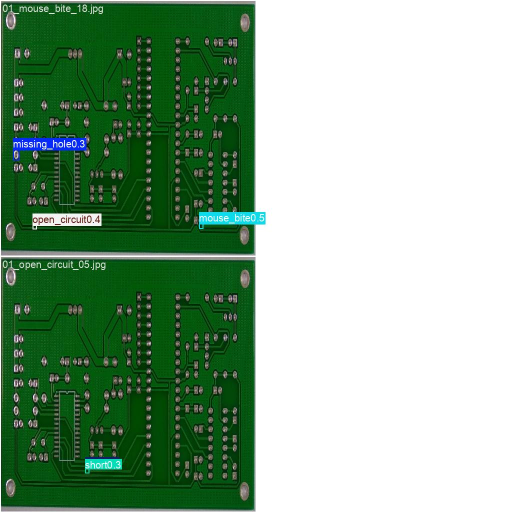
#> input picture Student3-Defect Detection/runs/rtdetr-l_pcb_test/val_batch2_pred.jpg, 1024 x 1024 px (shown at 1/2 size)
$ python run_pipeline_test.py 'Student3-Defect Detection/runs/rtdetr-l_pcb_test/val_batch2_pred.jpg'
#> lines starting #> are read from the running program, lines starting #| are printed output that depends on the picture; after the words box and inside, x2 and y2 are one past the last pixel; in counts of white or black regions, pixels touching at a corner belong together
### image_pipeline.py
#!/usr/bin/env python3
"""
image_pipeline.py
=================
Shared, in-memory PCB inspection pipeline for the Image-Processing project.

This module is the SINGLE SOURCE OF TRUTH for the Student 1 -> Student 2 chain
so that Student 3 can call one import and get results back in memory.

IMPORTANT DESIGN RULE
---------------------
Every function here returns its result IN MEMORY (numpy arrays / bytes) and
performs NO permanent file writes. Writing results to disk is intentionally
deferred to Student 3's final output step.

Flow (each step returns its result to the caller):
    Student 1 : preprocess_image(img)           array  -> preprocessed array
                preprocess_from_bytes(bytes)    bytes  -> preprocessed array
                preprocess_video_bytes(bytes)   video  -> preprocessed video bytes
                student1_validate(img)          (valid, message) via Student 1's
                                                validate_pcb_image (new in notebook)
    Student 2 : align_image(img)                array  -> aligned array
    Wired     : process_image_array / process_image_bytes / process_video_bytes
                (Student 1 -> Student 2, all in-memory)
    Folder    : process_from_folder(cls, filename) reads Preprocessed_Dataset
                (Student 1's output folder) and returns the aligned array.

Usage from Student 2 / Student 3 notebooks:
    from image_pipeline import (
        process_image_array, process_image_bytes, process_video_bytes,
        process_from_folder, align_image, preprocess_image,
        student2_from_student1_array, student2_from_student1_bytes,
        student2_from_student1_video, student1_validate,
    )
"""

import ast
import contextlib
import io
import json
import os
import tempfile
from pathlib import Path

import cv2
import numpy as np

# --------------------------------------------------------------------------- #
# Configuration
# --------------------------------------------------------------------------- #
ROOT = Path(__file__).resolve().parent

ALIGN_TARGET = 1280                # longest side of the aligned output.
#   640 shrinks a ~70 px PCB defect to ~15 px, which is below what a detector
#   can reliably find. 1280 keeps defects at ~30 px. The detector is TRAINED at
#   this same value - change it here and the training set must be rebuilt.
PREPROCESSED_DIR = ROOT / "Preprocessed_Dataset"   # Student 1 output folder
CLEAN_DIR = ROOT / "Clean_Dataset"                 # Student 1 input folder
RAW_ROTATION_DIR = ROOT / "PCB_DATASET" / "rotation"

_JPG_QUALITY = 95                  # JPEG encode quality for byte outputs
_VIDEO_FOURCC = "mp4v"             # MP4 codec for video outputs


# --------------------------------------------------------------------------- #
# Student 1 : preprocessing (in-memory)
# --------------------------------------------------------------------------- #
# [107 lines left out: functions preprocess_image, preprocess_from_bytes, preprocess_video_bytes, not called in this run]


# --------------------------------------------------------------------------- #
# Student 2 : alignment & calibration (in-memory)
# --------------------------------------------------------------------------- #
def _largest_contour(binary_mask):
    """Return the largest external contour of a binary mask (or ``None``)."""
    contours, _ = cv2.findContours(binary_mask, cv2.RETR_EXTERNAL,
                                   cv2.CHAIN_APPROX_SIMPLE)
    if not contours:
        return None
    return max(contours, key=cv2.contourArea)


# [20 lines left out: function _clipped_board_corners, not called in this run]


def _four_corner_contour(binary_mask, image_shape):
    """
    Detect the largest external contour in `binary_mask` and approximate it to
    exactly 4 corners (the Otsu corner-detection core used by
    :func:`board_corners_threshold`).

    Returns ``(corners_4x2 float32, coverage)`` or ``(None, coverage)`` where
    coverage is the contour area as a fraction of the image, so callers can
    tell a real board from a mask that has merged with the outer frame.
    """
    largest = _largest_contour(binary_mask)
    if largest is None:
        return None, 0.0

    area = cv2.contourArea(largest) / (image_shape[0] * image_shape[1])
    perim = cv2.arcLength(largest, True)

    # Try a few epsilon factors to get exactly 4 corners
    for eps_factor in (0.02, 0.01, 0.03, 0.04):
        approx = cv2.approxPolyDP(largest, eps_factor * perim, True)
        if len(approx) == 4:
            return approx.reshape(4, 2).astype("float32"), area

    return _clipped_board_corners(binary_mask, image_shape)


def _looks_like_border_quad(corners, height, width, tol_frac=0.03):
    """
    True when `corners` (4 points) describe an axis-aligned rectangle that
    hugs the image border — i.e. the OUTER FRAME / border ring of the crop
    rather than the board. Aligning to such a rectangle is a no-op, which is
    exactly the symptom of a crop that carries the conveyor/desk border.

    Detection is order-independent: the points are checked against the four
    corners of their own bounding box, so a shape like
    (11,11) (11,540) (540,540) (540,11) matches, while a tilted board quad
    such as (28,10) (10,471) (475,501) (501,43) does not.
    """
    if corners is None:
        return False
    pts = np.asarray(corners, dtype=np.float32)
    xmin, xmax = float(pts[:, 0].min()), float(pts[:, 0].max())
    ymin, ymax = float(pts[:, 1].min()), float(pts[:, 1].max())
    tol = max(6, int(round(tol_frac * min(height, width))))
    for tx, ty in ((xmin, ymin), (xmax, ymin), (xmax, ymax), (xmin, ymax)):
        if np.min(np.abs(pts[:, 0] - tx) + np.abs(pts[:, 1] - ty)) > tol:
            return False
    return True


def _has_outer_ring(img, dark_thr=60, min_frac=0.005):
    """
    True when the image carries a substantial DARK border line: a connected
    dark component that touches the image border and covers at least
    ``min_frac`` of the frame. Black/grey conveyor and desk borders show up
    here; a bare white background or a board that merely reaches the frame
    edge does not, so this never fires on the rotation dataset.
    """
    gray = cv2.cvtColor(img, cv2.COLOR_BGR2GRAY)
    dark = (gray < dark_thr).astype(np.uint8)
    n, labels = cv2.connectedComponents(dark)
    if n <= 1:
        return False
    h, w = gray.shape
    border_labels = (set(labels[0, :]) | set(labels[-1, :])
                     | set(labels[:, 0]) | set(labels[:, -1]))
    border_labels.discard(0)
    if not border_labels:
        return False
    total = h * w
    return any(int(np.sum(labels == lab)) >= min_frac * total
               for lab in border_labels)


# [79 lines left out: functions rectify_frame, _saturation_mask, not called in this run]


def _green_mask(img, h_lo=40, h_hi=90, sat_min=60, val_min=40):
    """
    Green-hue board mask, the last-resort fallback for corner detection.

    The saturation mask only separates board from background by chroma, so a
    dark surround that carries enough colour noise (a phone shot of a board on
    a light box: the black frame sits at S ~ 39, just above SAT = 30) can merge
    with the board into one frame-hugging blob. Gating on the green hue band
    the PCB itself occupies separates the two — the black frame sits at S ~ 39
    (below ``sat_min``) and the paper near zero chroma, while the board is
    H 40-90 at S 60+. Same morphology as :func:`_saturation_mask`.
    """
    hsv = cv2.cvtColor(img, cv2.COLOR_BGR2HSV)
    h, s, v = hsv[:, :, 0], hsv[:, :, 1], hsv[:, :, 2]
    mask = ((h >= h_lo) & (h <= h_hi) & (s > sat_min) & (v > val_min)).astype(np.uint8) * 255
    mask = cv2.morphologyEx(
        mask, cv2.MORPH_CLOSE,
        cv2.getStructuringElement(cv2.MORPH_ELLIPSE, (15, 15)), iterations=3,
    )
    mask = cv2.morphologyEx(
        mask, cv2.MORPH_OPEN,
        cv2.getStructuringElement(cv2.MORPH_ELLIPSE, (7, 7)),
    )
    return mask


# [32 lines left out: function find_boards, not called in this run]


def board_corners_threshold(img):
    """
    Detect the 4 corner points of the PCB board using Otsu thresholding.
    The board is separated from the background by brightness, so thresholding
    is far more reliable than Canny (which fragments the board outline and
    locks onto tiny internal features).

    Student 1 crops the board tightly (only a few pixels of padding), so the
    crop can still carry the OUTER BORDER LINE of the conveyor/desk, and the
    surrounding background can have almost the same brightness as the board.
    Otsu then either merges board + background (the largest contour becomes
    the outer image frame, >95% coverage) or locks onto the border ring
    itself (an axis-aligned rectangle hugging the frame) — aligning to either
    is a no-op. When either signature is detected, the outer border line is
    ignored first: a thin margin is cleared from the mask and the detection is
    retried; if a thick border survives that (it is still an axis-aligned
    border-hugging rectangle), the colour/saturation mask is used instead,
    because grey and black borders have no saturation while the board does.

    Returns (corners_4x2 float32, board coverage) or (None, coverage).
    """
    gray = cv2.cvtColor(img, cv2.COLOR_BGR2GRAY)
    blurred = cv2.GaussianBlur(gray, (5, 5), 0)

    # Otsu threshold (invert: board = foreground / white)
    _, thresh = cv2.threshold(blurred, 0, 255, cv2.THRESH_BINARY_INV + cv2.THRESH_OTSU)

    # Morphological close to bridge small gaps in the board outline
    kernel = cv2.getStructuringElement(cv2.MORPH_RECT, (9, 9))
    thresh = cv2.morphologyEx(thresh, cv2.MORPH_CLOSE, kernel)

    h, w = thresh.shape
    corners, area = _four_corner_contour(thresh, img.shape)

    # Either the blob is (nearly) the whole image, or the detected quad is an
    # axis-aligned border-hugging rectangle AND a dark border line is present:
    # in both cases the Otsu result is the outer border, not the board.
    if area > 0.95 or (_has_outer_ring(img) and _looks_like_border_quad(corners, h, w)):
        # 1) Ignore the outer border line: clear a thin margin and retry.
        margin = max(2, int(round(0.02 * min(h, w))))
        cleaned = thresh.copy()
        cleaned[:margin, :] = 0
        cleaned[-margin:, :] = 0
        cleaned[:, :margin] = 0
        cleaned[:, -margin:] = 0
        corners, area = _four_corner_contour(cleaned, img.shape)

        # 2) A thick border survives the margin clear (still a border-hugging
        #    rectangle) — switch to the colour mask, which separates the green
        #    board from the border by saturation instead of brightness.
        if corners is None or _looks_like_border_quad(corners, h, w):
            sat_corners, sat_area = _four_corner_contour(_saturation_mask(img), img.shape)
            if sat_corners is not None:
                corners, area = sat_corners, sat_area

    # 3) The saturation mask can still latch onto the outer frame: a dark
    #    border with a colour cast (S > 30, e.g. the black surround of a phone
    #    shot of a board on a light box) merges with the board into one
    #    frame-hugging blob. Its corners align to the frame itself — a no-op,
    #    and the detector then sees the tilted board it was never trained on.
    #    As a last resort, gate on the green hue band the board occupies.
    if corners is None or _looks_like_border_quad(corners, h, w) or area > 0.9:
        green_corners, green_area = _four_corner_contour(_green_mask(img), img.shape)
        if green_corners is not None:
            corners, area = green_corners, green_area

    return corners, area


def order_points(points):
    """
    Orders 4 corner points as: top-left, top-right, bottom-right, bottom-left.
    """
    sum_points = points.sum(axis=1)
    diff_points = np.diff(points, axis=1).reshape(4)

    ordered = np.zeros((4, 2), dtype="float32")
    ordered[0] = points[np.argmin(sum_points)]   # Top-left
    ordered[2] = points[np.argmax(sum_points)]   # Bottom-right
    ordered[1] = points[np.argmin(diff_points)]  # Top-right
    ordered[3] = points[np.argmax(diff_points)]  # Bottom-left

    return ordered


def compute_destination(ordered, target_longest=ALIGN_TARGET):
    """
    Given 4 ordered corners (TL, TR, BR, BL), return (dst_points, width, height)
    for the warped output. The board's aspect ratio is preserved by scaling the
    longest side to `target_longest`, which avoids squeezing the PCB into a square.
    """
    tl, tr, br, bl = ordered
    width_top = np.linalg.norm(tr - tl)
    width_bottom = np.linalg.norm(br - bl)
    height_left = np.linalg.norm(bl - tl)
    height_right = np.linalg.norm(br - tr)

    out_w = max(width_top, width_bottom)
    out_h = max(height_left, height_right)

    if out_w <= 0 or out_h <= 0:
        return None, 0, 0

    scale = target_longest / max(out_w, out_h)
    out_w = int(round(out_w * scale))
    out_h = int(round(out_h * scale))

    dst = np.float32([
        [0, 0],
        [out_w, 0],
        [out_w, out_h],
        [0, out_h]
    ])
    return dst, out_w, out_h


# [149 lines left out: functions align_image_with_matrix, align_image, quick_corner_check, process_image_array, process_image_bytes, process_video_bytes, not called in this run]


# --------------------------------------------------------------------------- #
# Student 2 calls Student 1's ACTUAL notebook functions from the start
# --------------------------------------------------------------------------- #
STUDENT1_NOTEBOOK = (
    ROOT / "Student1-Image Acquisition & Pre-processing" / "ImagePreprocessing.ipynb"
)
_STUDENT1_FN_NAMES = (
    "preprocess_image", "process_image_from_bytes", "process_full_video_backend",
    "validate_pcb_image",          # Student 1 added PCB validation to the notebook
)
_STUDENT1_CACHE = None


# [184 lines left out: functions _is_definition_cell, load_student1_functions, student2_from_student1_array, student2_from_student1_bytes, student2_from_student1_video, student1_validate and 1 more, not called in this run]


def read_preprocessed(cls, filename):
    """Read a Student-1 preprocessed image (array) from Preprocessed_Dataset."""
    return _read_folder_image(PREPROCESSED_DIR, cls, filename)


# [9 lines left out: function process_from_folder, not called in this run]


# --------------------------------------------------------------------------- #
# Convenience for Student 3's FINAL output step (the only place that saves)
# --------------------------------------------------------------------------- #
def save_aligned(array, save_path):
    """Write an aligned array to `save_path`. Intended to be called by Student 3."""
    if array is None:
        return False
    os.makedirs(os.path.dirname(save_path), exist_ok=True)
    return cv2.imwrite(save_path, array)


# --------------------------------------------------------------------------- #
# Geometry helpers : carry annotations through the same transforms
# --------------------------------------------------------------------------- #
# The detector must be trained on exactly what Student 2 hands it at run time.
# That means the ground-truth boxes have to travel through the same geometry as
# the pixels: the rotation applied when PCB_DATASET/rotation was generated, and
# Student 2's perspective warp. These helpers do that mapping.

# [199 lines left out: functions transform_points, transform_boxes, rotation_matrix_bound, rotate_bound_white_bg, read_rotation_angles, detection_input and 3 more, not called in this run]

### run_pipeline_test.py
#!/usr/bin/env python3
"""
run_pipeline_test.py
====================
Step-by-step test runner for image_pipeline.py.

You give it an image file; it processes it and prints a LOG after every stage:

    READ -> (optional Student 1 preprocess) -> Otsu threshold ->
    board corners -> corner ordering -> destination size ->
    perspective transform -> aligned result (Student 3 saves).

Usage:
    D:/Lwin/Anaconda_Program_FIles/envs/tf_gpu/python.exe run_pipeline_test.py
    D:/Lwin/Anaconda_Program_FIles/envs/tf_gpu/python.exe run_pipeline_test.py path/to/image.jpg
    D:/Lwin/Anaconda_Program_FIles/envs/tf_gpu/python.exe run_pipeline_test.py path/to/image.jpg --preprocess --save out.jpg
"""

import argparse
import os
import random
import sys

import cv2

# Make sure the project root is importable (works from terminal AND Jupyter).
def _find_root():
    d = os.path.abspath(os.getcwd())
    for _ in range(8):
        if os.path.exists(os.path.join(d, "image_pipeline.py")):
            return d
        parent = os.path.dirname(d)
        if parent == d:
            break
        d = parent
    return os.path.abspath(os.getcwd())

ROOT = _find_root()
if ROOT not in sys.path:
    sys.path.insert(0, ROOT)

import image_pipeline as ip

# Where the aligned result is saved by default as the "test image".
DEFAULT_TEST_OUT = os.path.join(ROOT, "student3_test_output", "test_aligned.jpg")

# [14 lines left out: function random_rotation_image, not called in this run]


def log(step, message):
    print(f"[{step:>20}] {message}")


# [4 lines left out: function _mkdir_parent, not called in this run]


def run(image_path, do_preprocess, save_path, save_before=None):
    # 0) READ -----------------------------------------------------------------
    log("READ", f"loading image: {image_path}")
    img = cv2.imread(image_path)
    if img is None:
        log("ERROR", f"could not read image: {image_path}")
        return 1
    log("READ", f"shape={img.shape[1]}x{img.shape[0]} dtype={img.dtype}")

    # 0b) BEFORE ----------------------------------------------------------------
    log("BEFORE", "original image (before Student 1 & Student 2 processing)")
    if save_before:
        _mkdir_parent(save_before)
        cv2.imwrite(save_before, img)
        log("BEFORE", f"saved original to: {save_before}")

    # 1) STUDENT 1 - PREPROCESS ------------------------------------------------
    if do_preprocess:
        log("S1 PREPROCESS", "colour normalisation -> Gaussian filter -> CLAHE (LAB L)")
        img = ip.preprocess_image(img)
        if img is None:
            log("ERROR", "Student 1 preprocess returned None")
            return 1
        log("S1 PREPROCESS", f"done, shape={img.shape[1]}x{img.shape[0]} (size preserved)")
    else:
        log("S1 PREPROCESS", "skipped (input already preprocessed, e.g. Preprocessed_Dataset)")

    # 2) STUDENT 2 - CORNER DETECTION ------------------------------------------
    log("S2 CORNERS", "Otsu threshold + morphological close + largest contour + approxPolyDP")
    corners, coverage = ip.board_corners_threshold(img)
    if corners is None:
        log("ERROR", f"no clean 4-corner board found (coverage={coverage:.3f})")
        return 1
    log("S2 CORNERS", f"4 corners found, board coverage={coverage:.3f}")
    for i, (x, y) in enumerate(corners):
        log("S2 CORNERS", f"  corner {i}: ({x:.1f}, {y:.1f})")

    # 3) STUDENT 2 - CORNER ORDERING -------------------------------------------
    ordered = ip.order_points(corners)
    for name, (x, y) in zip(["TL", "TR", "BR", "BL"], ordered):
        log("S2 ORDER", f"{name} = ({x:.1f}, {y:.1f})")

    # 4) STUDENT 2 - DESTINATION SIZE (aspect preserved) ------------------------
    dst, out_w, out_h = ip.compute_destination(ordered)
    log("S2 DEST", f"output size = {out_w} x {out_h}  (aspect preserved, longest={ip.ALIGN_TARGET})")

    # 5) STUDENT 2 - PERSPECTIVE TRANSFORM --------------------------------------
    matrix = cv2.getPerspectiveTransform(ordered, dst)
    log("S2 WARP", "getPerspectiveTransform -> warpPerspective")
    aligned = cv2.warpPerspective(img, matrix, (out_w, out_h))
    log("S2 WARP", f"aligned shape={aligned.shape[1]}x{aligned.shape[0]} dtype={aligned.dtype}")

    # 6) RESULT + SAVE (Student 3's step) ---------------------------------------
    log("RESULT", "aligned picture ready for Student 3 to run defect detection")
    if save_path:
        ok = ip.save_aligned(aligned, save_path)
        log("S3 SAVE", f"save_aligned -> {save_path}  ({'OK' if ok else 'FAILED'})")
    else:
        log("S3 SAVE", "skipped (no --save given; Student 3 would save here)")

    print("\nDone.")
    return 0


def main():
    parser = argparse.ArgumentParser(description="Step-by-step image pipeline test")
    parser.add_argument("image", nargs="?", default=None,
                        help="path to the input image (default: random image from PCB_DATASET/rotation)")
    parser.add_argument("--preprocess", action="store_true",
                        help="run Student 1 preprocessing on the raw image")
    parser.add_argument("--save", default=None,
                        help="optional path to save the aligned result")
    parser.add_argument("--save-before", default=None,
                        help="optional path to save the ORIGINAL image before processing")

    # Jupyter's `%run` appends the ipykernel connection args  '-f <file>'  to
    # sys.argv, which argparse would reject. Strip them so `%run` works here.
    raw_argv = sys.argv[1:]
    argv = []
    i = 0
    while i < len(raw_argv):
        if raw_argv[i] == "-f":
            i += 2          # skip '-f' and its value (the connection file)
            continue
        argv.append(raw_argv[i])
        i += 1

    args = parser.parse_args(argv)

    image = args.image or random_rotation_image()
    if image is None:
        print("No image found under PCB_DATASET/rotation.")
        return 1
    print(f"Random image chosen: {image}\n")
    # Always save the aligned result as a test image (override with --save).
    save_path = args.save or DEFAULT_TEST_OUT
    return run(image, args.preprocess, save_path, args.save_before)
#> in run, img is the input picture: shape (1024, 1024, 3); mean B, G, R 144.7, 171.2, 140.6
#> in board_corners_threshold, `gray = cv2.cvtColor(img, cv2.COLOR_BGR2GRAY)`:
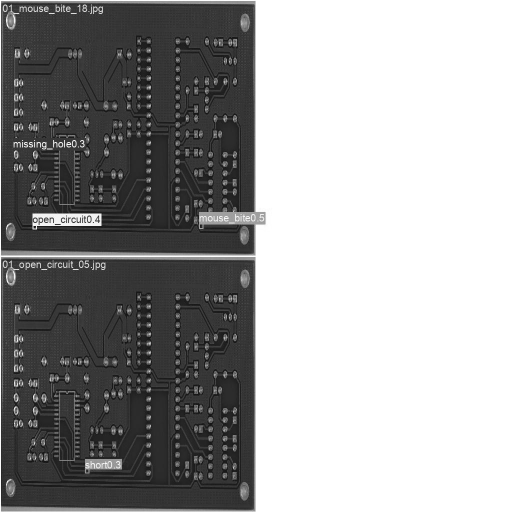
#> gray: shape (1024, 1024) (shown at 1/2 size); min 2, max 255, mean 159
#> in board_corners_threshold, `_, thresh = cv2.threshold(blurred, 0, 255, cv2.THRESH_BINARY_INV + cv2..`:
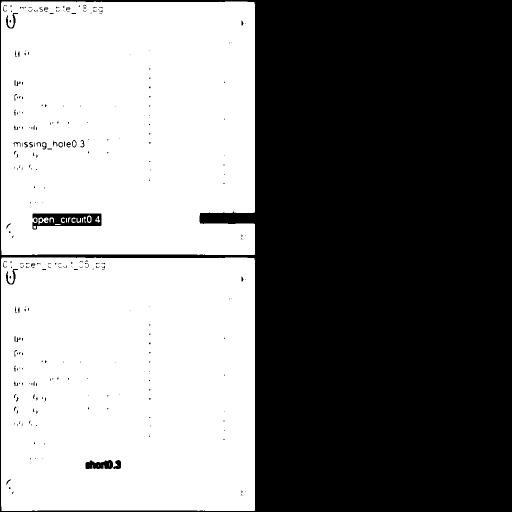
#> thresh: shape (1024, 1024) (shown at 1/2 size); 48.1% white; 21 white regions (5 under 20 px), largest, box (x1, y1, x2, y2) and area: (2, 515, 510, 1022) 254718, (2, 3, 510, 510) 249279, (77, 435, 97, 449) 144
#> in board_corners_threshold, `thresh = cv2.morphologyEx(thresh, cv2.MORPH_CLOSE, kernel)`:
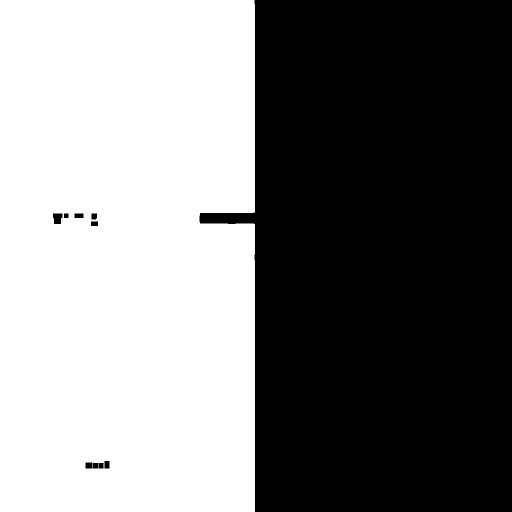
#> thresh: shape (1024, 1024) (shown at 1/2 size); 49.4% white; 1 white region
#> (the rest of the program and of its run is left out)
